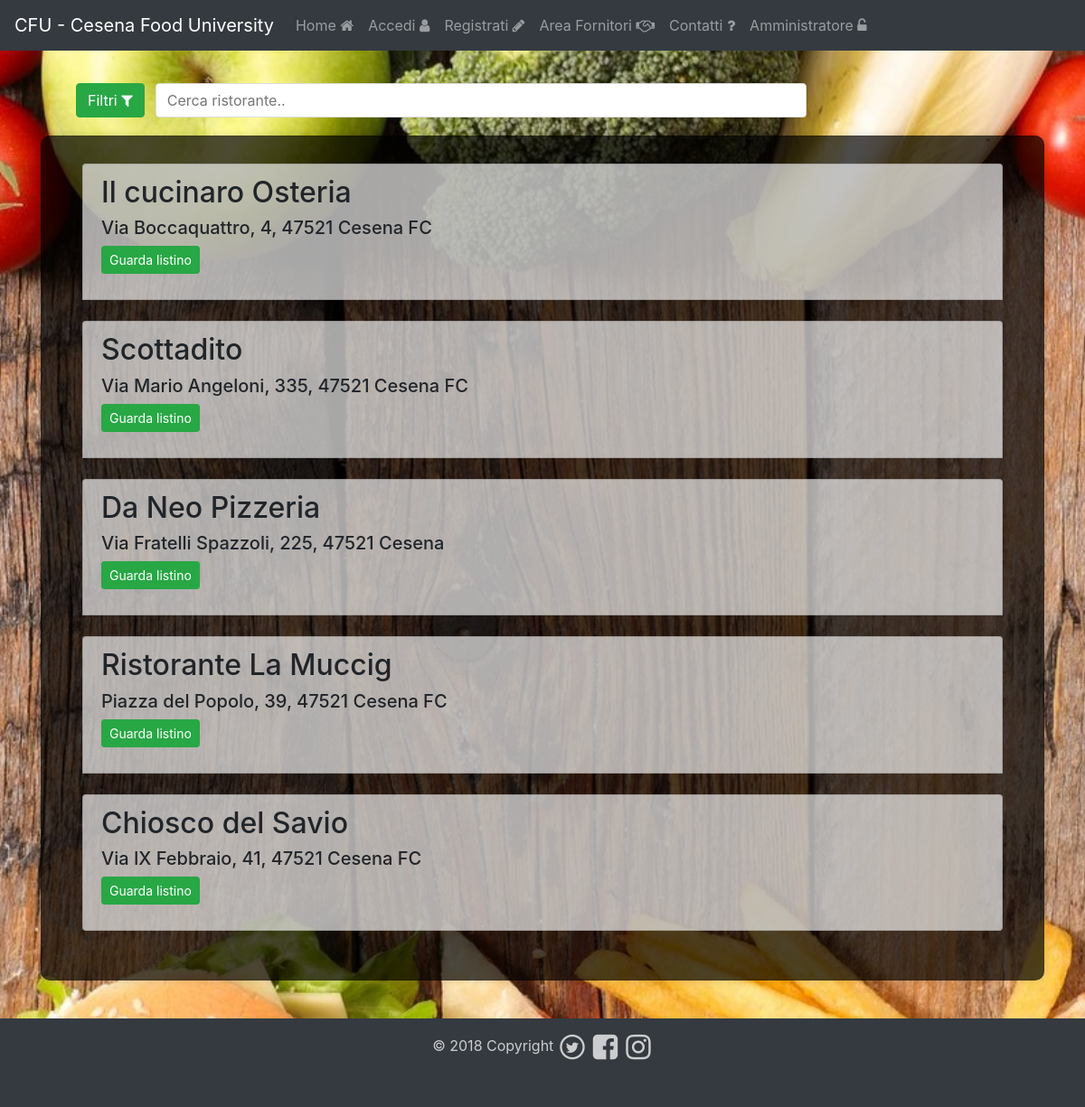
The page /codice/php/ricerca.php on the database its author committed.
### tables this page shows
CREATE TABLE `ristorante` (
  `id` int(11) NOT NULL,
  `email_proprietario` varchar(40) NOT NULL,
  `nome` varchar(20) NOT NULL,
  `indirizzo` varchar(40) NOT NULL,
  `nome_categoria` varchar(20) DEFAULT NULL,
  `info` varchar(100) DEFAULT NULL,
  `rating` int(11) NOT NULL,
  `approvato` tinyint(1) NOT NULL DEFAULT '0'
);

### codice/php/ricerca.php (the view, shortened to what this page needs)
<!DOCTYPE html>
<html lang="it" dir="ltr">
<head>
  <link rel="stylesheet" href="https://cdnjs.cloudflare.com/ajax/libs/font-awesome/4.7.0/css/font-awesome.min.css">
  <link rel="stylesheet" href="./../css/bootstrap.min.css">
  <link href="./../css/full.css" rel="stylesheet">
  <link href="./../css/menubar.css" rel="stylesheet">
  <link href="./../css/footer.css" rel="stylesheet">
  <link href="./../css/sidebar.css" rel="stylesheet">
  <link href="./../css/ricerca.css" rel="stylesheet">
  </head>
  <body>
    <?php $current= "home";
    include 'menu.php';?>
  <row class="row mobile">
    <button class="col-xsm-4  filtri btn btn-success" type="button" name="button"  onclick="openNav()">Filtri
          <i class="fa fa-filter"></i>
    </button>
    <input class="col-xsm-8 "type="text" id="myInput" onkeyup="myFunction()" placeholder="Cerca ristorante..">
  </row>
  <div class="container">
    <?php
    $filter = array();
    if(!empty($filter)){
      $query = 'SELECT * FROM ristorante WHERE '.implode(' OR ', $filter);
    }else{
      $query = 'SELECT * FROM ristorante';
    }
    echo '
    <div class="card card-sm center-msg-box transparent mobile">
    <div class="container">';
    foreach($conn->query($query) as $row)
    {
      echo '
      <ul id="myUL">
      <li class="list-group-item" id="item">
      <h2 class="nameFilter">'.$row["nome"].'</h2>
      <h5>'.$row["nome_categoria"].' </h5>
      <h5>'.$row["indirizzo"].' </h5>
      <form action="ristorante.php" method="post" name ="seleziona" id="seleziona">
      <input type = "hidden" name="id_ristorante" value="'.$row["id"].'">
      <button class="a btn btn-sm btn-success " id = "submit" type="submit" >Guarda listino </button>
      </form>
      </li>"';
    }
    echo "</ul>";
    ?>
  </div>
</div>
</div>
<?php include 'footer.php'; ?>
</body>
</html>

### codice/css/full.css (style rules this page uses)
body { background: url('./../resources/bg.jpg') no-repeat center center fixed; -webkit-background-size: cover; -moz-background-size: cover; background-size: cover; -o-background-size: cover; }
.center-msg-box { padding:30px; margin: 20px auto; border-radius: 10px; -webkit-border-radius:10px; -moz-border-radius: 10px; box-shadow: 0px 0px 10px rgba(0, 0, 0, 0.13); -moz-box-shadow: 0px 0px 10px rgba(0, 0, 0, 0.13); -webkit-box-shadow: 0px 0px 10px rgba(0, 0, 0, 0.13); background-color: rgba(0, 0, 0, 0.7); }

### codice/css/footer.css (style rules this page uses)
body { padding-bottom: 120px; }
.row { box-sizing:border-box; margin: 0pt }

### codice/css/ricerca.css (style rules this page uses)
#myInput { border-radius: .25rem; border-top-left-radius: 0.25rem; border-top-right-radius: 0.25rem; border-bottom-right-radius: 0.25rem; border-bottom-left-radius: 0.25rem; width: 60%; font-size: 1rem; padding: .375rem .75rem; padding-top: 0.375rem; padding-right: 0.75rem; padding-bottom: 0.375rem; padding-left: 0.75rem; border: 1px solid #ddd; margin-top: 3%; margin-left: 1%; }
#myUL { padding: 0; margin: 0; }

### codice/php/ricerca.php (style rules this page uses)
.list-group-item { background-color: rgba(255,255,255, 65%) }
.filtri { margin-left: 7%; margin-top: 3%; }

### rows shown on the page
ristorante: nome "Il cucinaro Osteria", indirizzo "Via Boccaquattro, 4, 47521 Cesena FC"
ristorante: nome "Scottadito", indirizzo "Via Mario Angeloni, 335, 47521 Cesena FC"
ristorante: nome "Da Neo Pizzeria", indirizzo "Via Fratelli Spazzoli, 225, 47521 Cesena"
ristorante: nome "Ristorante La Muccig", indirizzo "Piazza del Popolo, 39, 47521 Cesena FC"
ristorante: nome "Chiosco del Savio", indirizzo "Via IX Febbraio, 41, 47521 Cesena FC"
